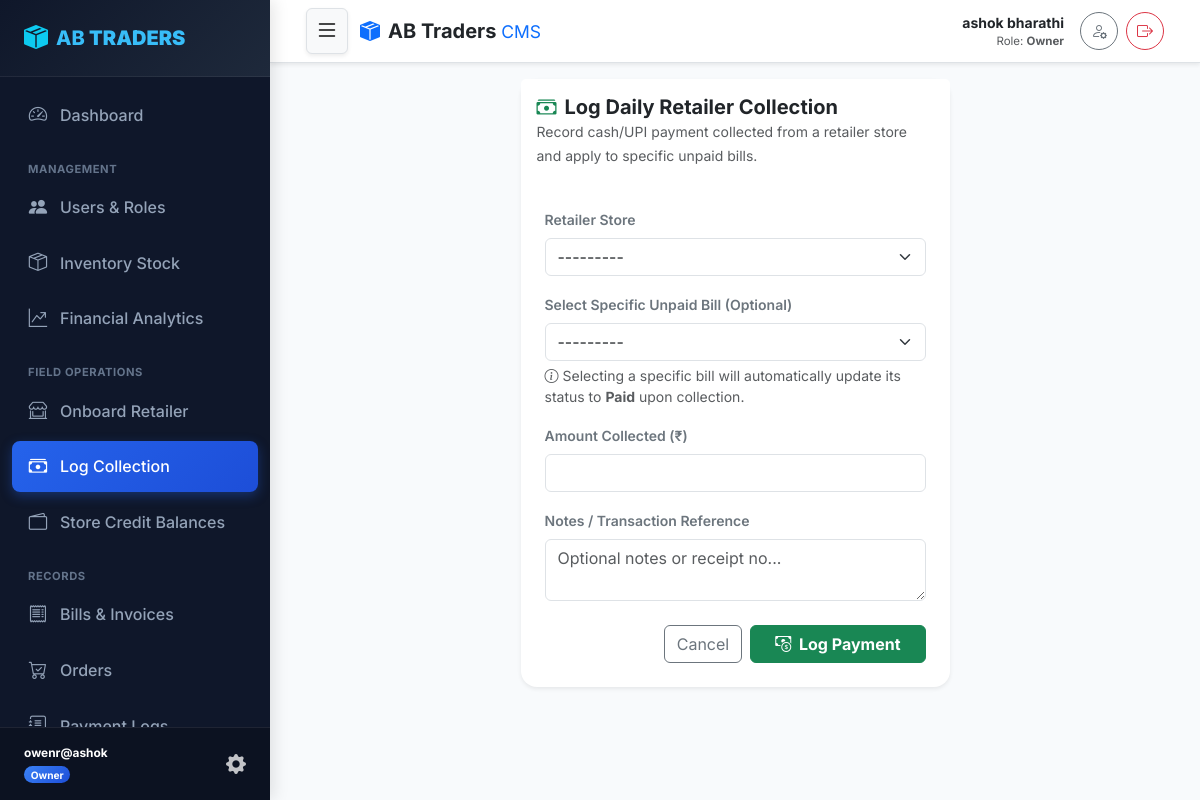
Page /log-collection/ (signed in) on the committed database.
### core/models.py (models this page shows, shortened)
class User(AbstractUser):
    class Role(models.TextChoices):
        SUPERUSER = 'SUPERUSER', 'SuperUser'
        OWNER = 'OWNER', 'Owner'
        STAFF = 'STAFF', 'Staff'
        RETAILER = 'RETAILER', 'Retailer'
    role = models.CharField(max_length=20, choices=Role.choices, default=Role.RETAILER)
    phone_number = models.CharField(max_length=15, unique=True, blank=True, null=True)
    is_locked = models.BooleanField(default=False, help_text="Locked users cannot log in.")
    def is_superuser_role(self):
        return self.role == self.Role.SUPERUSER or self.is_superuser
    def is_owner_role(self):
        return self.role == self.Role.OWNER
    @property
    def display_name(self):
        full_name = self.get_full_name().strip()
        return full_name if full_name else self.username

### core/views.py (the view, shortened to what this page needs)
# urls.py: path('log-collection/', views.log_collection_view, name='log_collection'),
@role_required(['SUPERUSER', 'OWNER', 'STAFF'])
def log_collection_view(request):
    if request.method == 'POST':
        form = CollectionForm(request.POST)
        if form.is_valid():
            collection = form.save(commit=False)
            collection.collected_by = request.user
            collection.save()
            retailer = collection.retailer
            retailer.credit_balance -= collection.amount_collected
            retailer.save()
            if collection.bill:
                collection.bill.status = 'paid'
                collection.bill.save()
                messages.success(
                    request,
                    f"Collection of ₹{collection.amount_collected} logged for '{retailer.shop_name}'. Applied to Bill #{collection.bill.bill_number} (Status: Paid). Remaining Credit: ₹{retailer.credit_balance}"
                )
            else:
                messages.success(
                    request,
                    f"Collection of ₹{collection.amount_collected} from '{retailer.shop_name}' logged. Remaining Credit: ₹{retailer.credit_balance}"
                )
            return redirect('collections_list')
    else:
        retailer_id = request.GET.get('retailer_id')
        bill_id = request.GET.get('bill_id')
        initial = {}
        if retailer_id:
            initial['retailer'] = retailer_id
        form = CollectionForm(initial=initial)
    return render(request, 'collection_form.html', {'form': form})

### core/models.py (called while the page is built)
    def __str__(self):
        return f"{self.shop_name} ({self.shop_number})"

    def __str__(self):
        return f"Bill #{self.bill_number} - {self.retailer.shop_name} - ₹{self.total_amount}"

### core/templates/collection_form.html (shortened to what this page needs)
{% extends 'base.html' %}
{% block content %}
<div class="row justify-content-center">
    <div class="col-md-8 col-lg-6">
        <div class="card shadow-sm border-0 rounded-4">
            <div class="card-header bg-white py-3 border-0">
                <h5 class="fw-bold mb-0 text-dark"><i class="bi bi-cash-stack text-success me-2"></i>Log Daily Retailer Collection</h5>
                <small class="text-muted">Record cash/UPI payment collected from a retailer store and apply to specific unpaid bills.</small>
            </div>
            <div class="card-body p-4">
                <form method="post" id="collectionForm">
                    <div class="mb-3">
                        <label for="id_retailer" class="form-label text-secondary small fw-semibold">Retailer Store</label>
                        {{ form.retailer }}
                    </div>
                    <div class="mb-3">
                        <label for="id_bill" class="form-label text-secondary small fw-semibold">Select Specific Unpaid Bill (Optional)</label>
                        {{ form.bill }}
                        <small class="text-muted d-block mt-1"><i class="bi bi-info-circle me-1"></i>Selecting a specific bill will automatically update its status to <strong>Paid</strong> upon collection.</small>
                    </div>
                    <div class="mb-3">
                        <label for="id_amount_collected" class="form-label text-secondary small fw-semibold">Amount Collected (₹)</label>
                        {{ form.amount_collected }}
                    </div>
                    <div class="mb-4">
                        <label for="id_notes" class="form-label text-secondary small fw-semibold">Notes / Transaction Reference</label>
                        {{ form.notes }}
                    </div>
                    <div class="d-flex justify-content-end gap-2">
                        <a href="{% url 'collections_list' %}" class="btn btn-outline-secondary">Cancel</a>
                        <button type="submit" class="btn btn-success fw-bold px-4"><i class="bi bi-cash-coin me-1"></i> Log Payment</button>
                    </div>
                </form>
            </div>
        </div>
    </div>
</div>
{% endblock %}

### core/templates/base.html (shortened to what this page needs)
{% load static %}
<!DOCTYPE html>
<html lang="en">
<head>
    <link href="https://cdn.jsdelivr.net/npm/bootstrap@5.3.2/dist/css/bootstrap.min.css" rel="stylesheet">
    <link rel="stylesheet" href="https://cdn.jsdelivr.net/npm/bootstrap-icons@1.11.2/font/bootstrap-icons.min.css">
    <link rel="stylesheet" href="{% static 'css/styles.css' %}">
</head>
<body>
    <div id="wrapper">
        {% if user.is_authenticated %}
        <aside id="sidebar-wrapper" class="sidebar-sticky">
            <div class="sidebar-heading d-flex align-items-center justify-content-between">
                <a href="{% url 'dashboard' %}" class="text-white text-decoration-none d-flex align-items-center">
                    <i class="bi bi-box-seam-fill me-2 text-info fs-4"></i>
                    <span>AB <strong>TRADERS</strong></span>
                </a>
            </div>
            <div class="list-group list-group-sidebar">
                <a href="{% url 'dashboard' %}" class="sidebar-link {% if request.resolver_match.url_name == 'dashboard' %}active{% endif %}">
                    <i class="bi bi-speedometer2"></i> Dashboard
                </a>
                {% if user.is_superuser_role or user.is_owner_role %}
                <div class="sidebar-section-title">Management</div>
                <a href="{% url 'user_list' %}" class="sidebar-link {% if 'user' in request.resolver_match.url_name %}active{% endif %}">
                    <i class="bi bi-people-fill"></i> Users & Roles
                </a>
                <a href="{% url 'inventory_list' %}" class="sidebar-link {% if 'inventory' in request.resolver_match.url_name or 'item' in request.resolver_match.url_name %}active{% endif %}">
                    <i class="bi bi-box-seam"></i> Inventory Stock
                </a>
                <a href="{% url 'owner_analytics' %}" class="sidebar-link {% if request.resolver_match.url_name == 'owner_analytics' %}active{% endif %}">
                    <i class="bi bi-graph-up-arrow"></i> Financial Analytics
                </a>
                {% endif %}
                {% if user.is_superuser_role or user.is_owner_role or user.is_staff_role %}
                <div class="sidebar-section-title">Field Operations</div>
                <a href="{% url 'onboard_retailer' %}" class="sidebar-link {% if request.resolver_match.url_name == 'onboard_retailer' %}active{% endif %}">
                    <i class="bi bi-shop-window"></i> Onboard Retailer
                </a>
                <a href="{% url 'log_collection' %}" class="sidebar-link {% if request.resolver_match.url_name == 'log_collection' %}active{% endif %}">
                    <i class="bi bi-cash-stack"></i> Log Collection
                </a>
                <a href="{% url 'credit_balances' %}" class="sidebar-link {% if request.resolver_match.url_name == 'credit_balances' %}active{% endif %}">
                    <i class="bi bi-wallet2"></i> Store Credit Balances
                </a>
                {% endif %}
                <div class="sidebar-section-title">Records</div>
                <a href="{% url 'bill_list' %}" class="sidebar-link {% if 'bill' in request.resolver_match.url_name %}active{% endif %}">
                    <i class="bi bi-receipt"></i> Bills & Invoices
                </a>
                <a href="{% url 'order_list' %}" class="sidebar-link {% if 'order' in request.resolver_match.url_name %}active{% endif %}">
                    <i class="bi bi-cart-check"></i> Orders
                </a>
                <a href="{% url 'collections_list' %}" class="sidebar-link {% if request.resolver_match.url_name == 'collections_list' %}active{% endif %}">
                    <i class="bi bi-journal-text"></i> Payment Logs
                </a>
            </div>
            <div class="sidebar-footer">
                <div class="d-flex align-items-center justify-content-between">
                    <div>
                        <div class="fw-bold text-white small text-truncate" style="max-width: 150px;">{{ user.username }}</div>
                        <span class="badge
                            {% if user.is_superuser_role %}badge-superuser
                            {% elif user.is_owner_role %}badge-owner
                            {% elif user.is_staff_role %}badge-staff
                            {% else %}badge-retailer{% endif %} rounded-pill mt-1">
                            {{ user.get_role_display }}
                        </span>
                    </div>
                    <a href="{% url 'profile' %}" class="text-white opacity-75 hover-opacity-100" title="My Profile"><i class="bi bi-gear-fill fs-5"></i></a>
                </div>
            </div>
        </aside>
        {% endif %}
        <div id="page-content-wrapper">
            {% if user.is_authenticated %}
            <nav class="navbar top-navbar sticky-top bg-white border-bottom shadow-sm py-2">
                <div class="container-fluid px-3 d-flex align-items-center justify-content-between flex-nowrap">
                    <div class="d-flex align-items-center gap-2">
                        <button type="button" class="btn btn-light me-1 shadow-sm border p-1 px-2" id="sidebarToggle" onclick="toggleSidebarMenu(event)" title="Toggle Navigation Menu">
                            <i class="bi bi-list fs-4"></i>
                        </button>
                        <a class="navbar-brand fw-extrabold text-dark d-flex align-items-center mb-0 me-0 me-md-3" href="{% url 'dashboard' %}">
                            <i class="bi bi-box-seam-fill me-2 text-primary"></i>
                            <span class="fw-bold fs-5 d-none d-sm-inline">AB Traders <span class="text-primary fw-normal small">CMS</span></span>
                        </a>
                    </div>
                    <div class="d-flex align-items-center gap-2">
                        <div class="text-end me-1 me-md-2 d-none d-sm-block">
                            <div class="fw-bold text-dark small text-truncate" style="max-width: 150px;">{{ user.display_name }}</div>
                            <div class="text-muted" style="font-size: 0.72rem;">Role: <strong>{{ user.get_role_display }}</strong></div>
                        </div>
                        <a href="{% url 'profile' %}" class="btn btn-outline-secondary btn-sm rounded-circle p-0 d-flex align-items-center justify-content-center" style="width: 38px; height: 38px;" title="My Profile">
                            <i class="bi bi-person-gear fs-6"></i>
                        </a>
                        <a href="{% url 'logout' %}" class="btn btn-outline-danger btn-sm rounded-circle p-0 d-flex align-items-center justify-content-center" style="width: 38px; height: 38px;" title="Logout">
                            <i class="bi bi-box-arrow-right fs-6"></i>
                        </a>
                    </div>
                </div>
            </nav>
            {% endif %}
            <div class="container-fluid px-3 px-md-4 pt-3">
                {% block content %}{% endblock %}
            </div>
        </div>
    </div>
</body>
</html>

### static/css/styles.css (style rules this page uses)
:root { --sidebar-bg: #0f172a; --sidebar-hover: #1e293b; --sidebar-active: #2563eb; --primary-color: #2563eb; --primary-hover: #1d4ed8; --secondary-color: #64748b; --success-color: #10b981; --warning-color: #f59e0b; --danger-color: #ef4444; --info-color: #06b6d4; --bg-light: #f8fafc; --card-shadow: 0 4px 12px rgba(0, 0, 0, 0.05), 0 1px 3px rgba(0, 0, 0, 0.02); --transition: all 0.25s cubic-bezier(0.4, 0, 0.2, 1); }
body { font-family: 'Inter', -apple-system, BlinkMacSystemFont, "Segoe UI", Roboto, sans-serif; background-color: var(--bg-light); color: #334155; overflow-x: hidden; min-height: 100vh; }
#wrapper { display: flex; width: 100%; min-height: 100vh; position: relative; }
#sidebar-wrapper { background: var(--sidebar-bg); color: #f8fafc; transition: margin-left 0.3s cubic-bezier(0.4, 0, 0.2, 1), transform 0.3s cubic-bezier(0.4, 0, 0.2, 1); display: flex; flex-direction: column; z-index: 1060; box-shadow: 4px 0 15px rgba(0, 0, 0, 0.1); }
@media (min-width: 992px) { #sidebar-wrapper { position: sticky; top: 0; height: 100vh; height: 100dvh; min-width: 270px; max-width: 270px; overflow: hidden; flex-shrink: 0; } }
.sidebar-heading { padding: 1.25rem 1.5rem; font-size: 1.25rem; font-weight: 800; color: #ffffff; border-bottom: 1px solid rgba(255, 255, 255, 0.08); background: linear-gradient(135deg, #0f172a 0%, #1e293b 100%); flex-shrink: 0; }
.sidebar-heading span { color: #38bdf8; }
.sidebar-section-title { color: #64748b; font-size: 0.7rem; font-weight: 700; text-transform: uppercase; letter-spacing: 0.05em; padding: 1rem 1rem 0.25rem 1rem; }
.list-group-sidebar { padding: 0.75rem; flex-grow: 1; overflow-y: auto; scrollbar-width: thin; scrollbar-color: rgba(255, 255, 255, 0.2) transparent; }
.sidebar-link { display: flex; align-items: center; gap: 0.75rem; padding: 0.75rem 1rem; color: #94a3b8; text-decoration: none; border-radius: 0.5rem; font-weight: 500; margin-bottom: 0.25rem; transition: var(--transition); }
.sidebar-link.active { color: #ffffff; background: linear-gradient(135deg, #2563eb 0%, #1d4ed8 100%); box-shadow: 0 4px 12px rgba(37, 99, 235, 0.35); }
.sidebar-link i { font-size: 1.15rem; width: 20px; text-align: center; }
.sidebar-footer { padding: 1rem 1.5rem; border-top: 1px solid rgba(255, 255, 255, 0.08); font-size: 0.85rem; color: #64748b; background-color: rgba(0, 0, 0, 0.2); flex-shrink: 0; }
#page-content-wrapper { flex-grow: 1; display: flex; flex-direction: column; min-width: 0; width: 100%; }
.top-navbar { background-color: #ffffff; border-bottom: 1px solid #e2e8f0; box-shadow: 0 1px 3px rgba(0, 0, 0, 0.04); padding: 0.75rem 1.25rem; z-index: 1020; }
.badge-owner { background: linear-gradient(135deg, #3b82f6 0%, #1d4ed8 100%); color: #fff; }

### rows in the picture
User: username "owenr@ashok", role "Owner", display_name "ashok bharathi"
